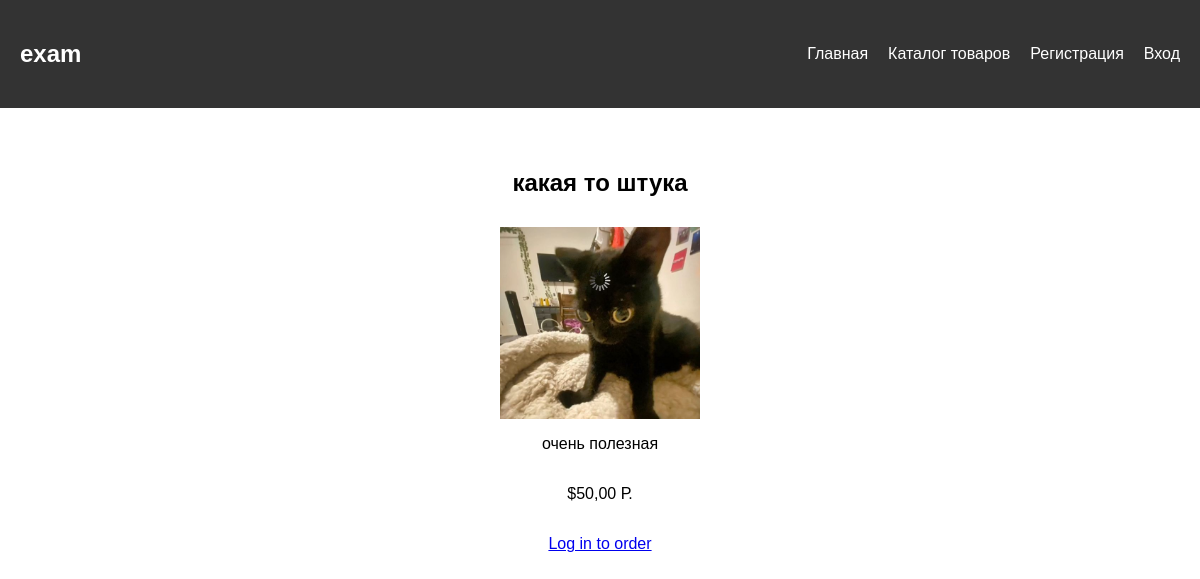
The page /services/12/ on the database its author committed.
### main/models.py (models this page shows, shortened)
class Service(models.Model):
    name = models.CharField(max_length=255)
    description = models.TextField()
    price = models.DecimalField(max_digits=10, decimal_places=2)
    photo = models.ImageField(upload_to='service_photos/', null=True, blank=True)

### main/views.py (the view)
# urls.py: path('services/<int:service_id>/', service_detail, name='service_detail'),
def service_detail(request, service_id):
    service = get_object_or_404(Service, id=service_id)
    return render(request, 'main/services_detail.html', {'service': service})

### main/templates/main/services_detail.html
{% extends 'main/basic.html' %}
{% block content %}
    <h2 class="title_page">{{ service.name }}</h2>
<div class="center_container">
    <img src="{{ service.photo.url }}" alt="{{ service.name }} Photo" width="200">
    <p>{{ service.description }}</p>
    <p>${{ service.price }} Р.</p>
    {% if user.is_authenticated %}
            <form method="post" action="{% url 'main:order_service' service_id=service.id %}" style="display:inline;">
                {% csrf_token %}
                <button type="submit">Заказать</button>
            </form>
        {% else %}
            <p class="btn"><a href="{% url 'main:login' %}">Log in to order</a></p>
        {% endif %}
    </div>
{% endblock %}

### main/static/style.css (style rules this page uses)
body { margin: 0; padding: 0; font-family: 'Arial', sans-serif; }
.title_page { display: flex; justify-content: center; padding: 5px 5px 10px; }
.center_container { display: flex; align-items: center; flex-direction: column; }

### rows shown on the page
Service: name "какая то штука", photo (picture), description "очень полезная", price "50,00"
